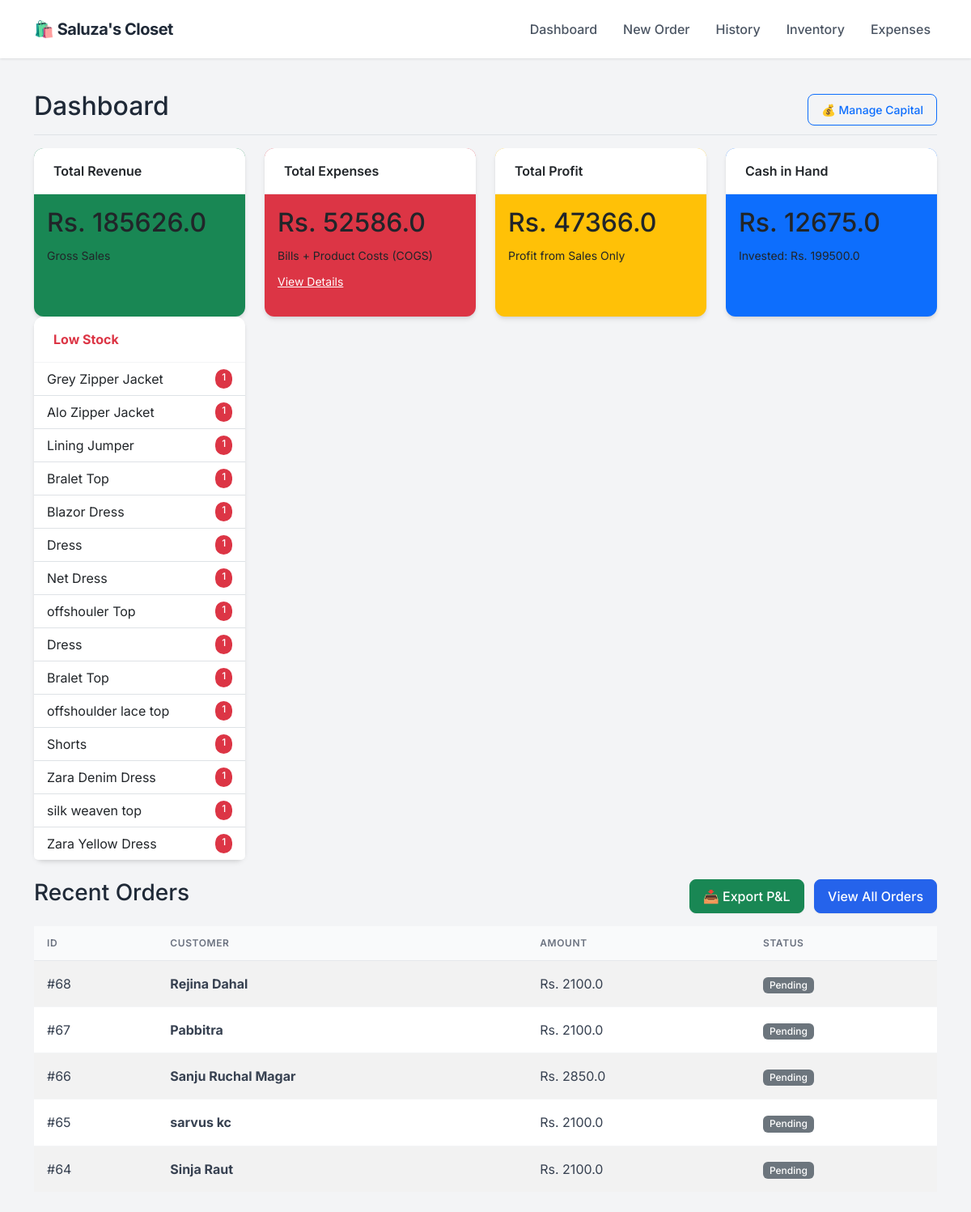
Before: / with the older database file.
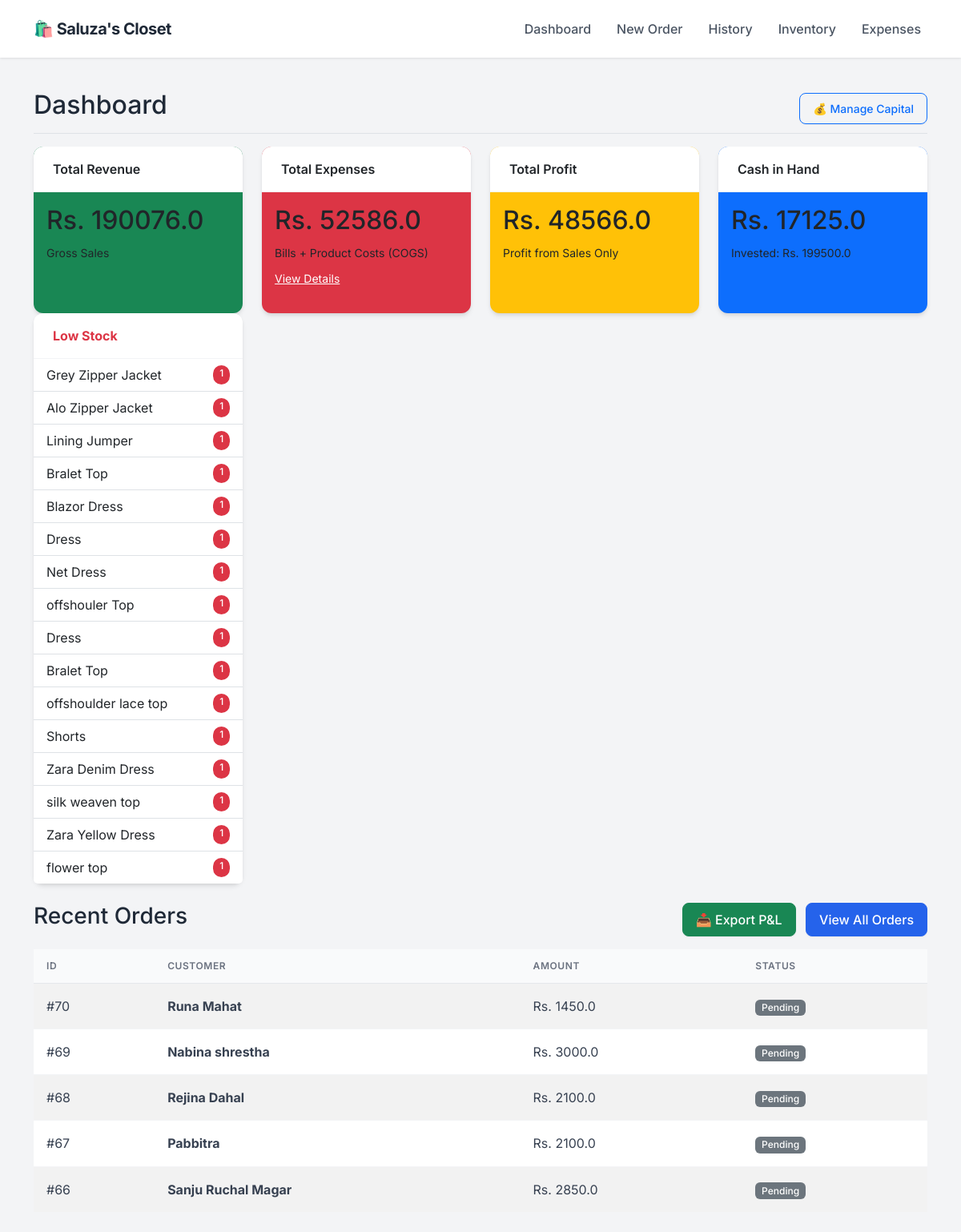
After: the same page with the newer database file.
### app.py (models this page shows)
class Product(db.Model):
    id = db.Column(db.Integer, primary_key=True)
    sku = db.Column(db.String(50), unique=True, nullable=True)
    name = db.Column(db.String(100), nullable=False)
    size = db.Column(db.String(10), nullable=False)
    cost_price = db.Column(db.Float, default=0.0)
    price = db.Column(db.Float, nullable=False)
    stock = db.Column(db.Integer, default=0)
    image = db.Column(db.String(100), nullable=True)

class Order(db.Model):
    id = db.Column(db.Integer, primary_key=True)
    customer_name = db.Column(db.String(100), nullable=False)
    phone = db.Column(db.String(20), nullable=False)
    address = db.Column(db.String(200), nullable=True)
    date = db.Column(db.DateTime, default=datetime.utcnow)
    total_amount = db.Column(db.Float, default=0.0)
    profit = db.Column(db.Float, default=0.0)
    status = db.Column(db.String(20), default='Pending')
    items = db.relationship('OrderItem', backref='order', lazy=True)

### app.py (the view)
@app.route('/')
def dashboard():
    total_investment = db.session.query(db.func.sum(Investment.amount)).scalar() or 0
    total_sales = db.session.query(db.func.sum(Order.total_amount)).scalar() or 0
    manual_expenses = db.session.query(db.func.sum(Expense.amount)).scalar() or 0
    current_inventory_cost = 0
    products = Product.query.all()
    for p in products:
        current_inventory_cost += (p.stock * p.cost_price)
    gross_profit = db.session.query(db.func.sum(Order.profit)).scalar() or 0
    cost_of_sold_goods = total_sales - gross_profit
    total_product_spend = current_inventory_cost + cost_of_sold_goods
    cash_in_hand = (total_investment + total_sales) - (total_product_spend + manual_expenses)
    net_profit = gross_profit # As you requested previously (Sales Profit only)
    recent_orders = Order.query.order_by(Order.date.desc()).limit(5).all()
    low_stock = Product.query.filter(Product.stock < 2, Product.stock > 0).all()
    out_of_stock = Product.query.filter(Product.stock == 0).all()
    investments = Investment.query.order_by(Investment.date.desc()).all()
    return render_template('dashboard.html',
                           sales=total_sales,
                           gross_profit=gross_profit,
                           expenses=manual_expenses,
                           net_profit=net_profit,
                           cash_in_hand=cash_in_hand, # <--- NEW DATA
                           total_investment=total_investment, # <--- NEW DATA
                           orders=recent_orders,
                           investments=investments,
                           low_stock=low_stock,
                           out_of_stock=out_of_stock)

### templates/dashboard.html (shortened to what this page needs)
{% extends "layout.html" %}
{% block content %}
<div class="d-flex justify-content-between flex-wrap flex-md-nowrap align-items-center pt-3 pb-2 mb-3 border-bottom">
    <h1 class="h2">Dashboard</h1>
    <div class="btn-toolbar mb-2 mb-md-0">
        <button type="button" class="btn btn-sm btn-outline-primary" data-bs-toggle="modal" data-bs-target="#investmentHistoryModal">
    💰 Manage Capital
</button>
    </div>
</div>
<div class="row mb-4">
    <div class="col-md-3">
        <div class="card text-dark bg-success mb-3 h-100">
            <div class="card-header">Total Revenue</div>
            <div class="card-body">
                <h2 class="card-title">Rs. {{ sales }}</h2>
                <small>Gross Sales</small>
            </div>
        </div>
    </div>
    <div class="col-md-3">
        <div class="card text-dark bg-danger mb-3 h-100">
            <div class="card-header">Total Expenses</div>
            <div class="card-body">
                <h2 class="card-title">Rs. {{ expenses }}</h2>
                <small>Bills + Product Costs (COGS)</small> <div class="mt-2">
                    <a href="/expenses" class="text-white text-decoration-underline small">View Details</a>
                </div>
            </div>
        </div>
    </div>
    <div class="col-md-3">
        <div class="card text-dark bg-warning mb-3 h-100">
            <div class="card-header">Total Profit</div>
            <div class="card-body">
                <h2 class="card-title">Rs. {{ net_profit }}</h2>
                <small>Profit from Sales Only</small>
            </div>
        </div>
    </div>
    <div class="col-md-3">
        <div class="card text-dark bg-primary mb-3 h-100">
            <div class="card-header">Cash in Hand</div>
            <div class="card-body">
                <h2 class="card-title">Rs. {{ cash_in_hand }}</h2>
                <small>Invested: Rs. {{ total_investment }}</small>
            </div>
        </div>
    </div>
    <div class="col-md-3">
        <div class="card border-danger h-100">
            <div class="card-header bg-transparent text-danger fw-bold">Low Stock</div>
            <ul class="list-group list-group-flush list-group-sm">
                {% for item in low_stock %}
                <li class="list-group-item d-flex justify-content-between">
                    <span>{{ item.name }}</span>
                    <span class="badge bg-danger rounded-pill">{{ item.stock }}</span>
                </li>
                {% endfor %}
            </ul>
        </div>
    </div>
</div>
<div class="d-flex justify-content-between align-items-center mb-3">
    <h3>Recent Orders</h3>
    <div>
        <a href="/export_excel" class="btn btn-success me-2">📥 Export P&L</a>
        <a href="/orders" class="btn btn-primary">View All Orders</a>
    </div>
</div>
<table class="table table-striped bg-white align-middle">
    <thead>
        <tr>
            <th>ID</th>
            <th>Customer</th>
            <th>Amount</th>
            <th>Status</th>
        </tr>
    </thead>
    <tbody>
        {% for order in orders %}
        <tr>
            <td>#{{ order.id }}</td>
            <td><strong>{{ order.customer_name }}</strong></td>
            <td>Rs. {{ order.total_amount }}</td>
            <td><span class="badge bg-secondary">{{ order.status }}</span></td>
        </tr>
        {% endfor %}
    </tbody>
</table>
{% endblock %}

Changed rows visible on the page:
no longer on this page (row unchanged): Order: id "65", customer_name "sarvus kc", total_amount "2100.0", status "Pending"
no longer on this page (row unchanged): Order: id "64", customer_name "Sinja Raut", total_amount "2100.0", status "Pending"
now on this page (row edited): Product: name "flower top", stock "1"
added Order: id "70", customer_name "Runa Mahat", total_amount "1450.0", status "Pending"
added Order: id "69", customer_name "Nabina shrestha", total_amount "3000.0", status "Pending"
Other visible differences:
{{ sales }}: "185626.0" → "190076.0"
{{ net_profit }}: "47366.0" → "48566.0"
{{ cash_in_hand }}: "12675.0" → "17125.0"
